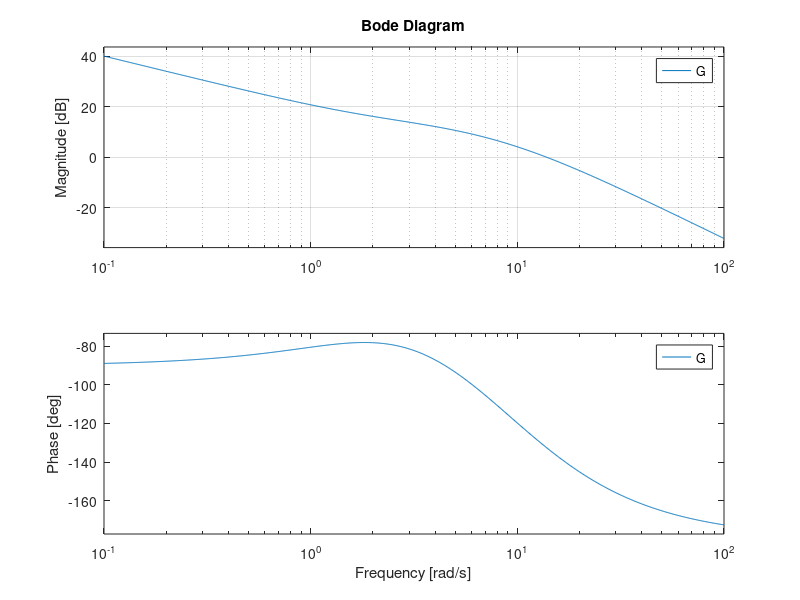
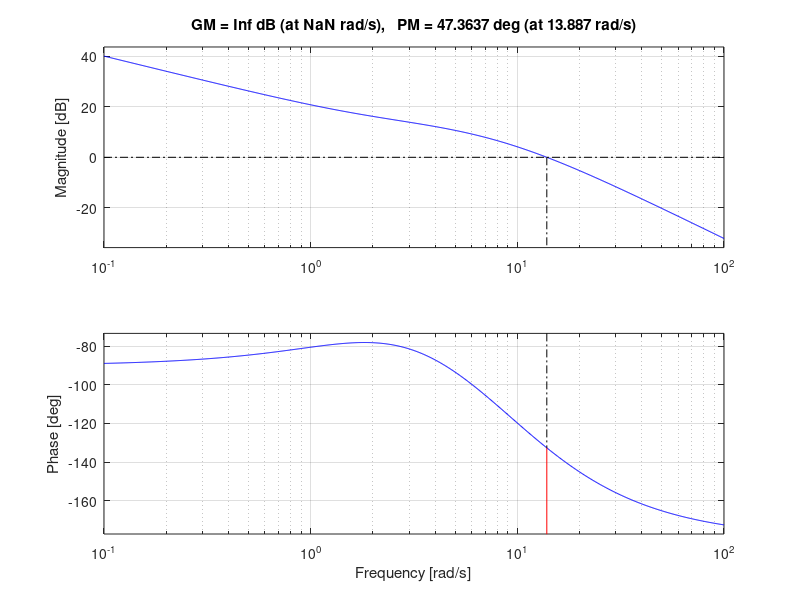

MATLAB code for these plots, in order: (Note: this script raises an error after producing the figures.)
close all
clear all
clc

num = [50 100];
den = [0.2 3 10 0];
G = tf(num, den);

figure;
bode(G), grid
figure;
margin(G)
figure;
nyquist1(G)
figure;
step(feedback(G,1))